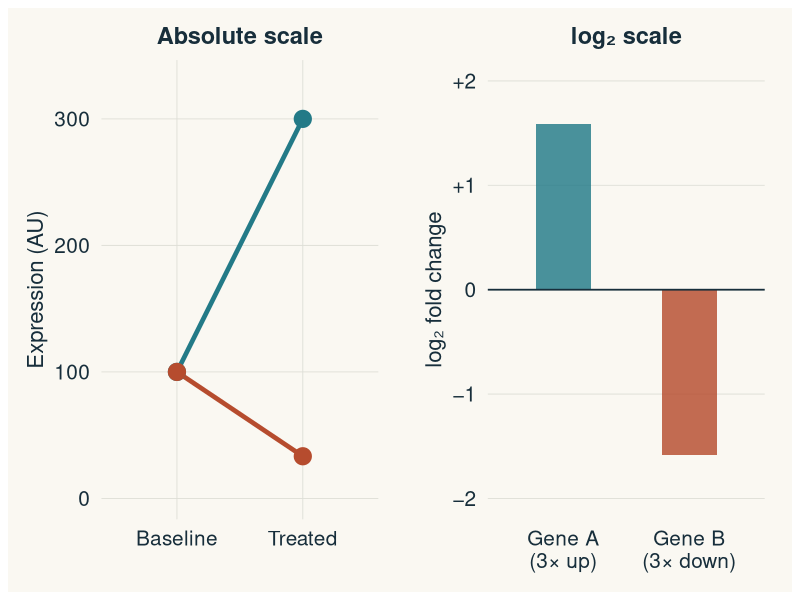

The R source for this figure:
library(ggplot2)
library(patchwork)

paper <- "#FAF8F2"; ink <- "#172E3B"; teal <- "#237A87"; rust <- "#B64C2E"

theme_d <- theme_minimal(base_size = 18, base_family = "Helvetica") +
  theme(text            = element_text(colour = ink),
        plot.background  = element_rect(fill = paper, colour = NA),
        panel.background = element_rect(fill = paper, colour = NA),
        panel.grid.minor = element_blank(),
        panel.grid.major = element_line(colour = "#DDDED6", linewidth = .3),
        axis.text        = element_text(colour = ink, size = 15),
        axis.title       = element_text(size = 16),
        legend.position  = "none",
        plot.margin      = margin(14, 20, 14, 14))

genes    <- c("Gene A\n(3× up)", "Gene B\n(3× down)")
baseline <- c(100, 100)
treated  <- c(300, 100 / 3)
colors   <- c(teal, rust)

# Left panel: absolute scale — line plot from baseline to treated
long <- rbind(
  data.frame(gene = genes, cond = "Baseline", value = baseline, stringsAsFactors = FALSE),
  data.frame(gene = genes, cond = "Treated",  value = treated,  stringsAsFactors = FALSE)
)
long$cond <- factor(long$cond, levels = c("Baseline", "Treated"))
long$gene <- factor(long$gene, levels = genes)

p_abs <- ggplot(long, aes(cond, value, group = gene, colour = gene)) +
  geom_line(linewidth = 1.6) +
  geom_point(size = 5.5) +
  scale_colour_manual(values = colors) +
  scale_y_continuous(limits = c(0, 330), breaks = c(0, 100, 200, 300)) +
  labs(x = NULL, y = "Expression (AU)", title = "Absolute scale") +
  theme_d +
  theme(plot.title = element_text(size = 17, face = "bold", hjust = 0.5, margin = margin(b = 8)))

# Right panel: log2 fold change — bar chart, symmetric
fc_dat <- data.frame(
  gene   = factor(genes, levels = genes),
  log2fc = log2(treated / baseline)
)

p_log <- ggplot(fc_dat, aes(gene, log2fc, fill = gene)) +
  geom_col(width = 0.44, alpha = 0.82, colour = NA) +
  geom_hline(yintercept = 0, colour = ink, linewidth = 0.6) +
  scale_fill_manual(values = colors) +
  scale_y_continuous(limits = c(-2, 2), breaks = -2:2,
                     labels = c("−2", "−1", "0", "+1", "+2")) +
  labs(x = NULL, y = "log₂ fold change", title = "log₂ scale") +
  theme_d +
  theme(panel.grid.major.x = element_blank(),
        plot.title = element_text(size = 17, face = "bold", hjust = 0.5, margin = margin(b = 8)))

p <- p_abs | p_log

ggsave(
  "figures/generated/log-scale-compare.png", p,
  width = 10, height = 4.5, dpi = 180,
  device = function(filename, width, height, res, ...) {
    grDevices::png(filename, width = width, height = height, units = "in", res = res,
      type = if (Sys.info()[["sysname"]] == "Darwin") "quartz" else "cairo", ...)
  }
)
message("Saved log-scale-compare.png")
